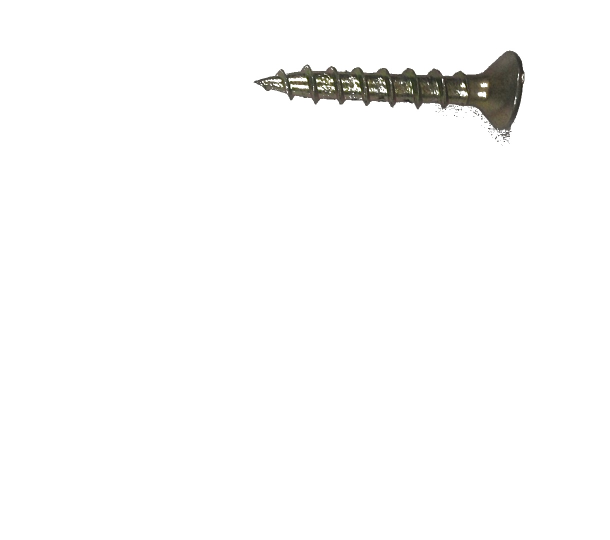
#> input picture Clasificador-de-imagenes/Data Base/YTrain/YTornillos/photo128.jpg, 1220 x 1080 px (shown at 1/2 size)
$ python -i Clasificacion_v2.py   (imports and definitions only)   (older library calls are emulated)
#> lines starting #> are read from the running program, lines starting #| are printed output that depends on the picture
#> further down, picture is the input picture: shape (1080, 1220, 3); mean B, G, R 250.1, 250.4, 250.5
import numpy as np
from matplotlib import pyplot as plt
import matplotlib.patches as mpatches
plt.rcParams['image.cmap'] = 'gray'
from mpl_toolkits.mplot3d import Axes3D
from skimage import io, color, img_as_float, filters
from skimage.feature import hog
import cv2
import mahotas
import os
from datetime import datetime


def extraccion(image):

    ##TRANSFORMACION
    #Recordar hacer la transformacion de la imagen con el programa Transformacion.py
    image = cv2.resize(image, (500, 400))         #Convertir la imagen de 1220x1080 a 500x400
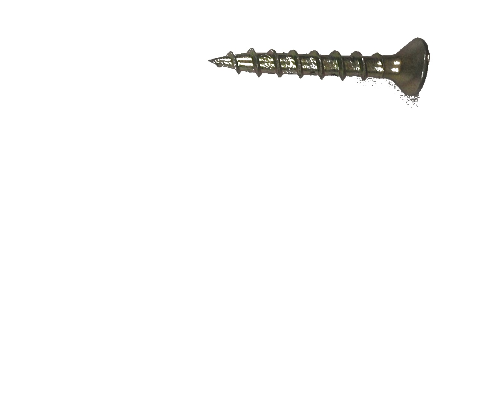
#> image: shape (400, 500, 3); mean of channels 0, 1, 2 250, 250.4, 250.5; drawn as B, G, R

    ##PRE PROCESAMIENTO
    aux = cv2.cvtColor(image, cv2.COLOR_BGR2GRAY) #Convertir a escala de grises

    ##FILTRACION
    aux = cv2.GaussianBlur(aux, (3, 3), 0)   #Aplicar filtro gaussiano
    aux = filters.sobel(aux)                 #Aplicar filtro Sobel o Laplaciano
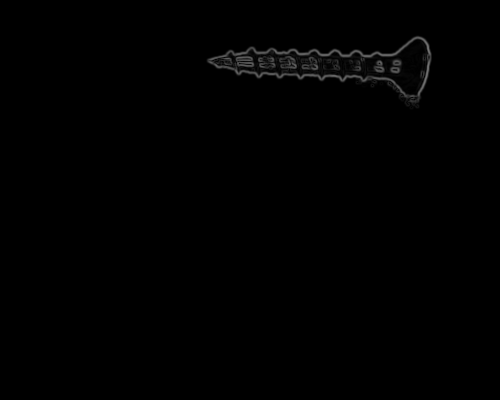
#> aux: shape (400, 500) float64; min 0, max 0.453, mean 0.00432

    ##SEGMENTACION
    ##Solo funciona para imagenes cortadas -> porque sino el fondo afecta mucho el objeto dentro de la imagen
    #ret, th = cv2.threshold(aux, 0, 255, cv2.THRESH_BINARY+cv2.THRESH_OTSU)
    #aux= th

    ##EXTRACCION DE RASGOS
    #haralick=mahotas.features.haralick(aux).mean(axis=0)
    hu = cv2.HuMoments(cv2.moments(aux)).flatten()
#> hu = [5.03, 21.92, 0.886, 0.0161, -0.00187, 0.0744, 0.000456]

    ##ANALISIS DE LAS CARACTERISTICAS
    #PARA MOMENTOS DE HU
    return aux, [hu[0], hu[1], hu[3]]

# [370 lines left out: function clasificacion, not called in this run]


# [37 lines not run here, left out]

>>> import cv2
>>> picture = cv2.imread('Data Base/YTrain/YTornillos/photo128.jpg')
>>> result = extraccion(picture)

$ run again, on Clasificador-de-imagenes/Data Base/YTrain/YTornillos/photo49.jpg
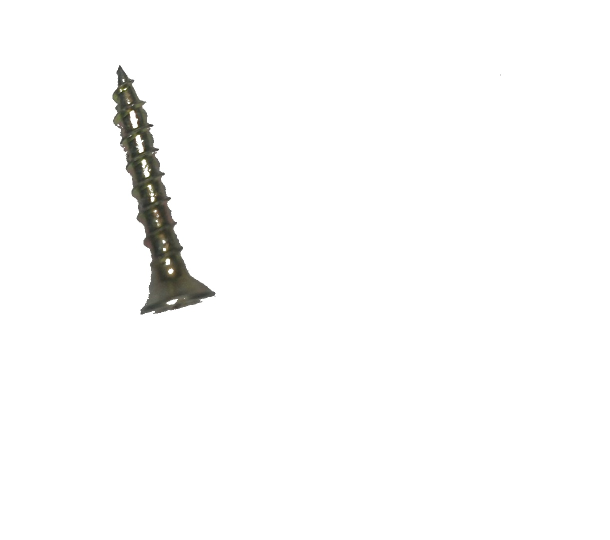
#> input picture Clasificador-de-imagenes/Data Base/YTrain/YTornillos/photo49.jpg, 1220 x 1080 px (shown at 1/2 size)
#> picture is the input picture: shape (1080, 1220, 3); mean B, G, R 250.7, 251, 251
#> in extraccion, `image = cv2.resize(image, (500, 400))`:
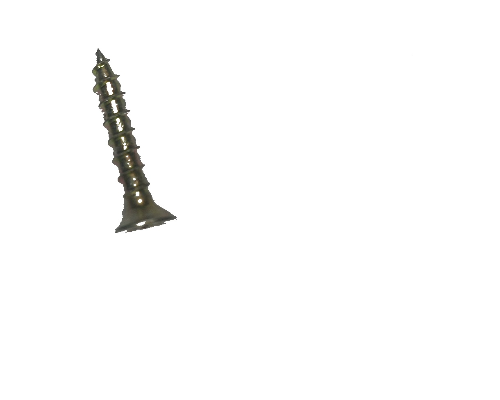
#> image: shape (400, 500, 3); mean of channels 0, 1, 2 250.7, 251, 251; drawn as B, G, R
#> in extraccion, `aux = filters.sobel(aux)`:
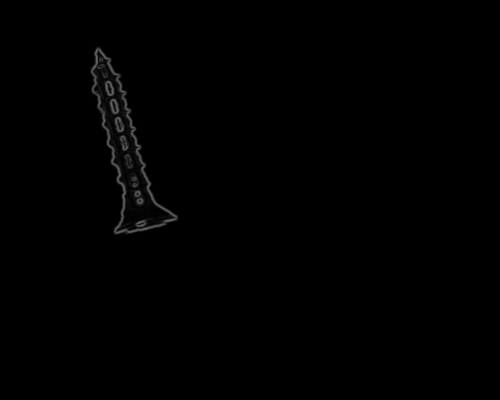
#> aux: shape (400, 500) float64; min 0, max 0.397, mean 0.0037
#> hu = [4.34, 15.53, 0.509, 0.0481, -0.00536, 0.16, -0.0053]

$ run again, on Clasificador-de-imagenes/Data Base/YTrain/YTornillos/photo84.jpg
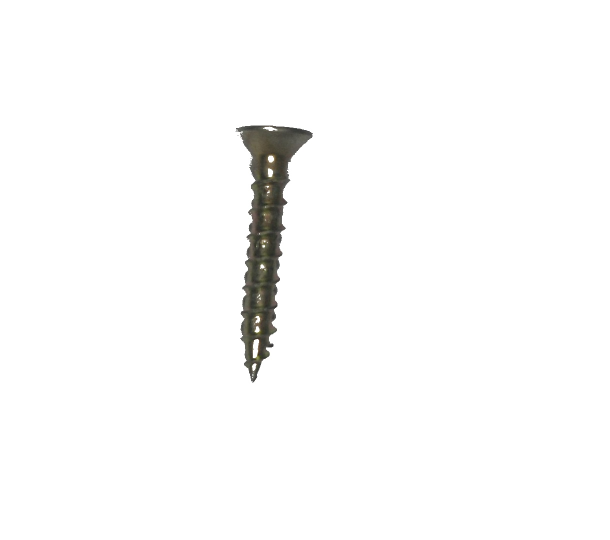
#> input picture Clasificador-de-imagenes/Data Base/YTrain/YTornillos/photo84.jpg, 1220 x 1080 px (shown at 1/2 size)
#> picture is the input picture: shape (1080, 1220, 3); mean B, G, R 250.3, 250.6, 250.6
#> in extraccion, `image = cv2.resize(image, (500, 400))`:
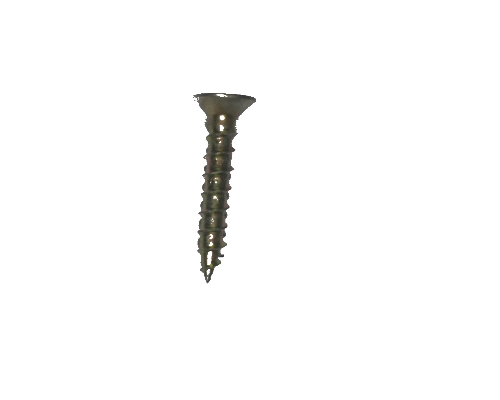
#> image: shape (400, 500, 3); mean of channels 0, 1, 2 250.3, 250.6, 250.7; drawn as B, G, R
#> in extraccion, `aux = filters.sobel(aux)`:
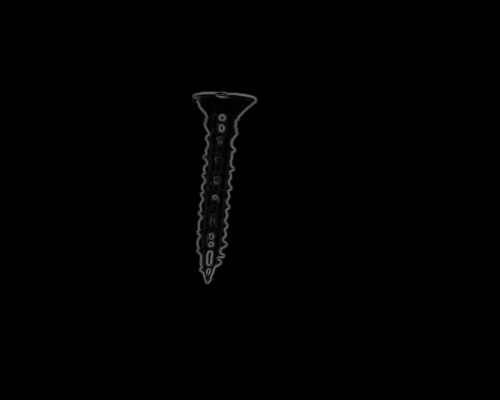
#> aux: shape (400, 500) float64; min 0, max 0.423, mean 0.00354
#> hu = [5.13, 21.93, 0.751, 0.0657, -0.0108, 0.286, 0.00984]

$ run again, on Clasificador-de-imagenes/Data Base/YTrain/YTornillos/photo90.jpg
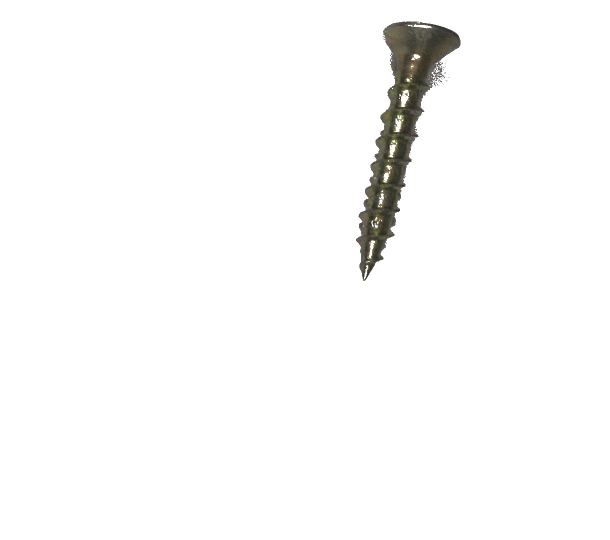
#> input picture Clasificador-de-imagenes/Data Base/YTrain/YTornillos/photo90.jpg, 1220 x 1080 px (shown at 1/2 size)
#> picture is the input picture: shape (1080, 1220, 3); mean B, G, R 249.7, 250.1, 250.2
#> in extraccion, `image = cv2.resize(image, (500, 400))`:
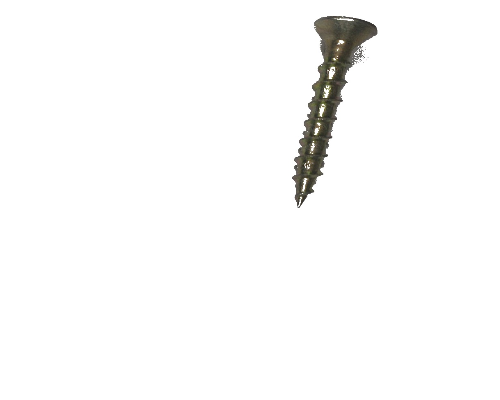
#> image: shape (400, 500, 3); mean of channels 0, 1, 2 249.7, 250.1, 250.2; drawn as B, G, R
#> in extraccion, `aux = filters.sobel(aux)`:
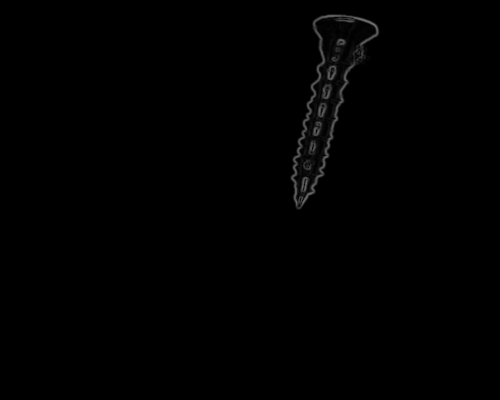
#> aux: shape (400, 500) float64; min 0, max 0.444, mean 0.00396
#> hu = [4.43, 16.02, 1.61, 0.0653, -0.00155, 0.0547, 0.0211]
